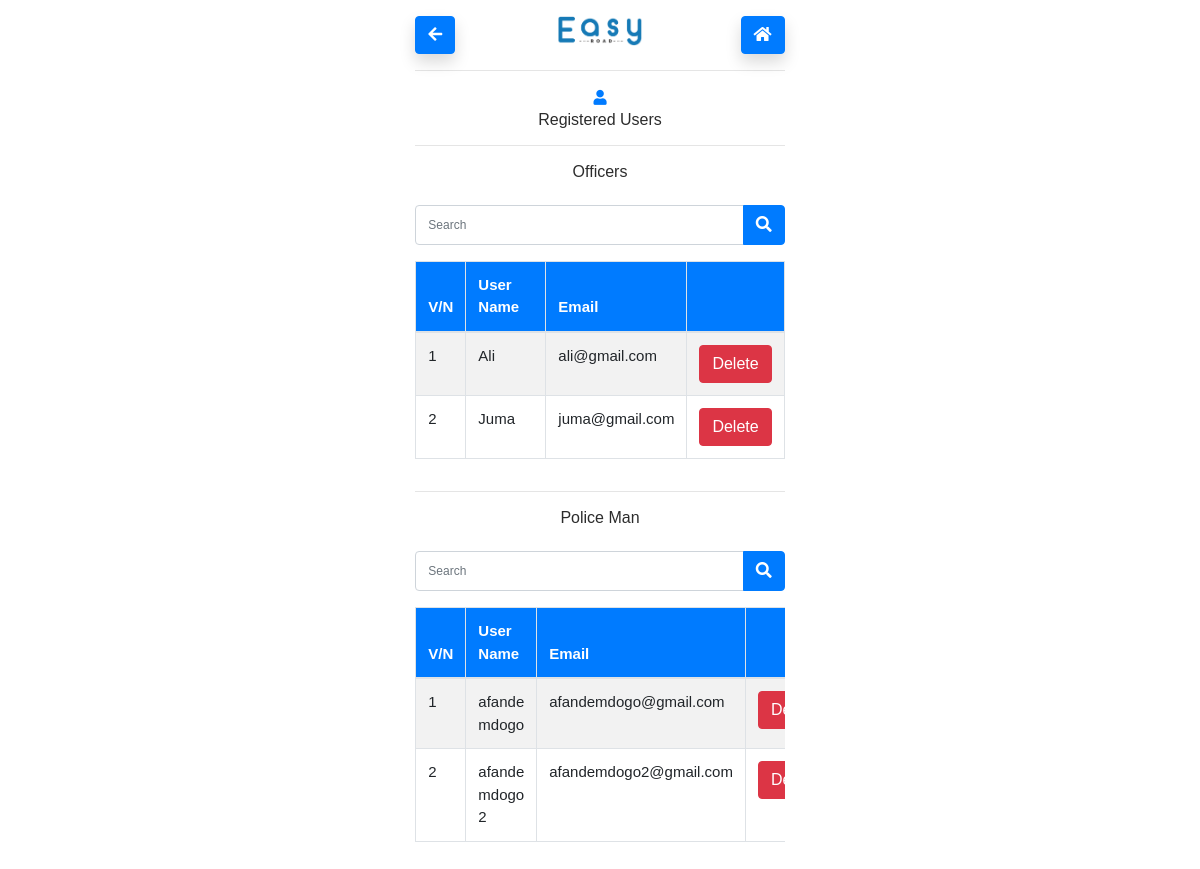
/view-users.php (signed in), run on the app's committed database.
### tables this page shows
CREATE TABLE `user` (
  `user_id` int(11) NOT NULL,
  `user_name` varchar(255) NOT NULL,
  `user_pass` varchar(255) NOT NULL,
  `email` varchar(100) NOT NULL,
  `role_id` int(20) NOT NULL
);

CREATE TABLE `police_man` (
  `police_man_id` int(11) NOT NULL,
  `user_id` int(11) NOT NULL,
  `name` varchar(255) NOT NULL,
  `gender` varchar(255) NOT NULL,
  `phone_number` varchar(255) NOT NULL,
  `police_station_id` int(11) NOT NULL
);

### view-users.php (the view, shortened to what this page needs)
<?php
require("./Handlers/connection.php");
$search1 = "";
$search2 = "";
if ($_SESSION['role'] == "admin") {
  if (isset($_POST["search1"]) && $_POST["search1"] != "") {
    $search1 = $_POST["search1"];
    $stmt1 = $conn->prepare("SELECT * FROM `user` WHERE role_id = 2 AND user_name LIKE '%" . $search1 . "%'");
  } else {
    $stmt1 = $conn->prepare("SELECT * FROM `user` WHERE role_id = 2");
  }
}else{
}
if (isset($_POST["search2"]) && $_POST["search2"] != "") {
  $search2 = $_POST["search2"];
  $stmt2 = $conn->prepare("SELECT * FROM `police_man`, `user` WHERE role_id = 3 AND  user.user_id = police_man.user_id AND user_name LIKE '%" . $search2 . "%'");
} else {
  $stmt2 = $conn->prepare("SELECT * FROM `police_man`, `user` WHERE role_id = 3 AND user.user_id = police_man.user_id");
}
?>
<!DOCTYPE html>
<html lang="en">
<head>
  <link href="Assets/css/bootstrap.min.css" rel="stylesheet">
  <link href="Asset/css/bootstrap.css" rel="stylesheet">
  <link href="Assets/css/style.css" rel="stylesheet">
  <link rel="stylesheet" href="https://use.fontawesome.com/releases/v5.7.0/css/all.css">
</head>
<body class="item-align-center">
  <div class="container-fluid p-3">
    <div class="row">
      <div class="col-lg-4 col-md-3"></div>
      <div class="col-lg-4 col-md-6">
        <div class="row">
          <div class="col-lg-4 col-md-4 col-4">
            <div class="nav-item">
              <a href="user.php" class="btn btn-primary shadow">
                <i class="fa fa-arrow-left"></i>
              </a>
            </div>
          </div>
          <div class="col-lg-4 col-md-4 col-4 text-center">
            <div class="nav-item">
              <a href="home.php"><i class="shadow"> </i> <img src="Assets/img/easy-logo 1.png" height="30px" alt=""></a>
            </div>
          </div>
          <div class="col-lg-4 col-md-4 col-4 text-right">
            <div class="nav-item">
              <a href="home.php" class="btn btn-primary shadow">
                <i class="fa fa-home"></i>
              </a>
            </div>
          </div>
        </div>
        <hr>
        <div class="text-center">
          <i class="fa fa-user text-primary"></i>
          <h6>Registered Users</h6>
        </div>
        <hr>
<?php
        if ($_SESSION['role'] == "admin") {
?>
        <div class="text-center">
          <h6>Officers</h6>
        </div>
        <form action="view-users.php" method="POST">
          <div class="input-group mb-3 mt-4">
            <input type="text" class="form-control search" name="search1" placeholder="Search" value="<?php echo $search1; ?>">
            <div class="input-group-append">
              </span> <button class="btn btn-primary search"><i class="fa fa-search "></i></button> </span>
            </div>
          </div>
        </form>
        <div class="table-responsive">
          <table class="table table-bordered table-striped">
            <thead class="bg-primary text-white">
              <tr>
                <th>V/N</th>
                <th>User Name</th>
                <th>Email</th>
                <th></th>
              </tr>
            </thead>
            <tbody>
              <?php
              $stmt1->execute();
              $result = $stmt1->fetchAll();
              $no = 0;
              foreach ($result as $res) {
                $no++;
              ?>
                <tr>
                  <td value="#"><?php echo $no; ?></td>
                  <td value="#"><?php echo $res['user_name'] ?></td>
                  <td value="#"><?php echo $res['email'] ?></td>
                  <td> <a href="./Handlers/delete-user.php?id=<?php echo $res['user_id'] ?>" class="btn btn-danger" onclick="return confirm('Click OK if you really want to delete user')">Delete</a></td>
                </tr>
              <?php
              }
              ?>
            </tbody>
          </table>
        </div>
<?php
        }
?>
        <hr>
        <div class="text-center">
          <h6>Police Man</h6>
        </div>
        <form action="view-users.php" method="POST">
          <div class="input-group mb-3 mt-4">
            <input type="text" class="form-control search" name="search2" placeholder="Search" value="<?php echo $search2; ?>">
            <div class="input-group-append">
              </span> <button class="btn btn-primary search"><i class="fa fa-search "></i></button> </span>
            </div>
          </div>
        </form>
        <div class="table-responsive">
          <table class="table table-bordered table-striped">
            <thead class="bg-primary text-white">
              <tr>
                <th>V/N</th>
                <th>User Name</th>
                <th>Email</th>
                <th></th>
              </tr>
            </thead>
            <tbody>
              <?php
              $stmt2->execute();
              $result = $stmt2->fetchAll();
              $no = 0;
              foreach ($result as $res) {
                $no++;
              ?>
                <tr>
                  <td value="#"><?php echo $no; ?></td>
                  <td value="#"><?php echo $res['name'] ?></td>
                  <td value="#"><?php echo $res['email'] ?></td>
                  <td> <a href="./Handlers/delete-user.php?id=<?php echo $res['user_id'] ?>" class="btn btn-danger" onclick="return confirm('Click OK if you really want to delete user')">Delete</a></td>
                </tr>
              <?php
              }
              ?>
            </tbody>
          </table>
        </div>
      </div>
    </div>
  </div>
</body>
</html>

### Assets/css/style.css (style rules this page uses)
body { font-family: 'poppins', sans-serif; font-size: 15px; color: #2c2c2c; }
a { text-decoration: none; }
.form-control { font-size: 12px; min-height: 30px; font-weight: 500; }
.search { height: 40px; }
* { margin:0; padding:0; box-sizing:border-box; }

### data on the page
user: user_name "Ali", email "ali@gmail.com"
user: user_name "Juma", email "juma@gmail.com"
police_man: name "afande mdogo", user.email "afandemdogo@gmail.com"
police_man: name "afande mdogo 2", user.email "afandemdogo2@gmail.com"
